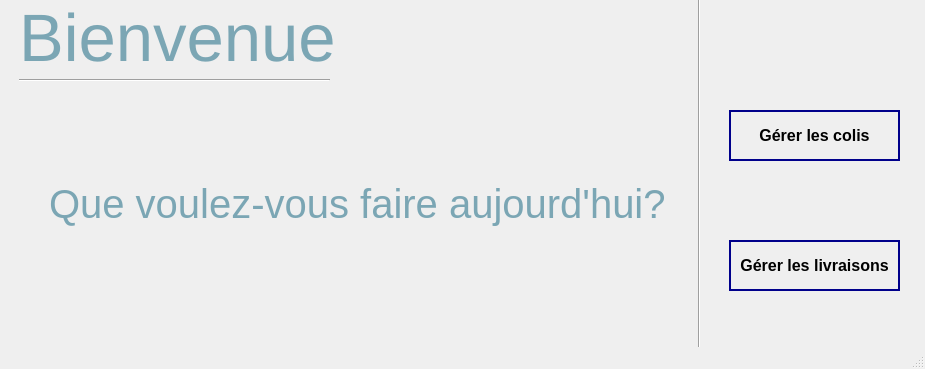
<?xml version="1.0" encoding="UTF-8"?>
<ui version="4.0">
 <class>MainWindow</class>
 <widget class="QMainWindow" name="MainWindow">
  <property name="geometry">
   <rect>
    <x>0</x>
    <y>0</y>
    <width>925</width>
    <height>369</height>
   </rect>
  </property>
  <property name="windowTitle">
   <string>MainWindow</string>
  </property>
  <property name="styleSheet">
   <string notr="true">background-image: url(:/PICS/White.jpg);</string>
  </property>
  <widget class="QWidget" name="centralwidget">
   <widget class="QStackedWidget" name="stackedWidget">
    <property name="geometry">
     <rect>
      <x>-41</x>
      <y>-21</y>
      <width>981</width>
      <height>411</height>
     </rect>
    </property>
    <widget class="QWidget" name="page_3">
     <widget class="Line" name="line_2">
      <property name="geometry">
       <rect>
        <x>60</x>
        <y>91</y>
        <width>311</width>
        <height>20</height>
       </rect>
      </property>
      <property name="orientation">
       <enum>Qt::Horizontal</enum>
      </property>
     </widget>
     <widget class="QPushButton" name="pushButton_9">
      <property name="geometry">
       <rect>
        <x>770</x>
        <y>131</y>
        <width>171</width>
        <height>51</height>
       </rect>
      </property>
      <property name="font">
       <font>
        <pointsize>12</pointsize>
        <weight>75</weight>
        <bold>true</bold>
       </font>
      </property>
      <property name="styleSheet">
       <string notr="true">
QPushButton {
border: 2px solid darkblue;
}

QPushButton:hover {
background: qradialgradient(
cx: 0.3, cy: -0.4, fx: 0.3, fy: -0.4,
radius: 1.35, stop: 0 #fff, stop: 1 #bbb
);
 
    background-color:#FFA07A	;
    border-radius: 15px;
}
</string>
      </property>
      <property name="text">
       <string>Gérer les colis</string>
      </property>
     </widget>
     <widget class="Line" name="line">
      <property name="geometry">
       <rect>
        <x>730</x>
        <y>-19</y>
        <width>20</width>
        <height>401</height>
       </rect>
      </property>
      <property name="orientation">
       <enum>Qt::Vertical</enum>
      </property>
     </widget>
     <widget class="QPushButton" name="pushButton_10">
      <property name="geometry">
       <rect>
        <x>770</x>
        <y>261</y>
        <width>171</width>
        <height>51</height>
       </rect>
      </property>
      <property name="font">
       <font>
        <pointsize>12</pointsize>
        <weight>75</weight>
        <bold>true</bold>
       </font>
      </property>
      <property name="styleSheet">
       <string notr="true">
QPushButton {
border: 2px solid darkblue;
}

QPushButton:hover {
background: qradialgradient(
cx: 0.3, cy: -0.4, fx: 0.3, fy: -0.4,
radius: 1.35, stop: 0 #fff, stop: 1 #bbb
);
 
    background-color:#FFA07A	;
    border-radius: 15px;
}
</string>
      </property>
      <property name="text">
       <string>Gérer les livraisons</string>
      </property>
     </widget>
     <widget class="QLabel" name="label_9">
      <property name="geometry">
       <rect>
        <x>60</x>
        <y>21</y>
        <width>411</width>
        <height>71</height>
       </rect>
      </property>
      <property name="font">
       <font>
        <pointsize>50</pointsize>
       </font>
      </property>
      <property name="text">
       <string>&lt;font color=&quot;#7BA6B4&quot; &gt;Bienvenue</string>
      </property>
     </widget>
     <widget class="QLabel" name="label_10">
      <property name="geometry">
       <rect>
        <x>90</x>
        <y>200</y>
        <width>621</width>
        <height>51</height>
       </rect>
      </property>
      <property name="font">
       <font>
        <pointsize>30</pointsize>
       </font>
      </property>
      <property name="text">
       <string>&lt;font color=&quot;#7BA6B4&quot; &gt;Que voulez-vous faire aujourd'hui?</string>
      </property>
     </widget>
    </widget>
    <widget class="QWidget" name="page">
     <widget class="QLineEdit" name="lineEdit">
      <property name="geometry">
       <rect>
        <x>170</x>
        <y>80</y>
        <width>151</width>
        <height>20</height>
       </rect>
      </property>
      <property name="styleSheet">
       <string notr="true">border-width: 2px;
border-style: solid;
border-color: darkblue;</string>
      </property>
     </widget>
     <widget class="QLineEdit" name="lineEdit_2">
      <property name="geometry">
       <rect>
        <x>170</x>
        <y>120</y>
        <width>151</width>
        <height>20</height>
       </rect>
      </property>
      <property name="styleSheet">
       <string notr="true">border-width: 2px;
border-style: solid;
border-color: darkblue;</string>
      </property>
     </widget>
     <widget class="QLineEdit" name="lineEdit_3">
      <property name="geometry">
       <rect>
        <x>170</x>
        <y>160</y>
        <width>151</width>
        <height>20</height>
       </rect>
      </property>
      <property name="styleSheet">
       <string notr="true">border-width: 2px;
border-style: solid;
border-color: darkblue;</string>
      </property>
     </widget>
     <widget class="QDateEdit" name="dateEdit">
      <property name="geometry">
       <rect>
        <x>170</x>
        <y>200</y>
        <width>151</width>
        <height>22</height>
       </rect>
      </property>
      <property name="styleSheet">
       <string notr="true">border-width: 2px;
border-style: solid;
border-color: darkblue;</string>
      </property>
      <property name="dateTime">
       <datetime>
        <hour>0</hour>
        <minute>0</minute>
        <second>0</second>
        <year>2020</year>
        <month>12</month>
        <day>3</day>
       </datetime>
      </property>
     </widget>
     <widget class="QComboBox" name="comboBox">
      <property name="geometry">
       <rect>
        <x>170</x>
        <y>240</y>
        <width>151</width>
        <height>22</height>
       </rect>
      </property>
      <property name="styleSheet">
       <string notr="true">border-width: 2px;
border-style: solid;
border-color: darkblue;</string>
      </property>
      <item>
       <property name="text">
        <string>Sans assurance</string>
       </property>
      </item>
      <item>
       <property name="text">
        <string>Avec assurance</string>
       </property>
      </item>
     </widget>
     <widget class="QComboBox" name="comboBox_2">
      <property name="geometry">
       <rect>
        <x>170</x>
        <y>280</y>
        <width>151</width>
        <height>22</height>
       </rect>
      </property>
      <property name="styleSheet">
       <string notr="true">border-width: 2px;
border-style: solid;
border-color: darkblue;</string>
      </property>
      <item>
       <property name="text">
        <string>1 KG -</string>
       </property>
      </item>
      <item>
       <property name="text">
        <string>4 KG -</string>
       </property>
      </item>
      <item>
       <property name="text">
        <string>6 KG -</string>
       </property>
      </item>
      <item>
       <property name="text">
        <string>9 KG +</string>
       </property>
      </item>
     </widget>
     <widget class="QTableView" name="tableView">
      <property name="geometry">
       <rect>
        <x>350</x>
        <y>81</y>
        <width>611</width>
        <height>221</height>
       </rect>
      </property>
      <property name="styleSheet">
       <string notr="true"/>
      </property>
      <property name="sortingEnabled">
       <bool>true</bool>
      </property>
     </widget>
     <widget class="QPushButton" name="pushButton">
      <property name="geometry">
       <rect>
        <x>60</x>
        <y>330</y>
        <width>221</width>
        <height>23</height>
       </rect>
      </property>
      <property name="font">
       <font>
        <pointsize>13</pointsize>
       </font>
      </property>
      <property name="styleSheet">
       <string notr="true">border-width: 2px;
border-style: solid;
border-color: darkblue;</string>
      </property>
      <property name="text">
       <string>Ajouter</string>
      </property>
     </widget>
     <widget class="QPushButton" name="pushButton_2">
      <property name="geometry">
       <rect>
        <x>350</x>
        <y>310</y>
        <width>111</width>
        <height>23</height>
       </rect>
      </property>
      <property name="font">
       <font>
        <pointsize>10</pointsize>
       </font>
      </property>
      <property name="styleSheet">
       <string notr="true">border-width: 2px;
border-style: solid;
border-color: darkblue;</string>
      </property>
      <property name="text">
       <string>Supprimer</string>
      </property>
     </widget>
     <widget class="QPushButton" name="pushButton_3">
      <property name="geometry">
       <rect>
        <x>350</x>
        <y>340</y>
        <width>111</width>
        <height>23</height>
       </rect>
      </property>
      <property name="font">
       <font>
        <pointsize>10</pointsize>
       </font>
      </property>
      <property name="styleSheet">
       <string notr="true">border-width: 2px;
border-style: solid;
border-color: darkblue;</string>
      </property>
      <property name="text">
       <string>Modifier</string>
      </property>
     </widget>
     <widget class="QPushButton" name="pushButton_4">
      <property name="geometry">
       <rect>
        <x>840</x>
        <y>310</y>
        <width>181</width>
        <height>61</height>
       </rect>
      </property>
      <property name="styleSheet">
       <string notr="true">border : none;
image: url(:/PICS/Home1.png);</string>
      </property>
      <property name="text">
       <string/>
      </property>
     </widget>
     <widget class="QLabel" name="label">
      <property name="geometry">
       <rect>
        <x>50</x>
        <y>80</y>
        <width>111</width>
        <height>20</height>
       </rect>
      </property>
      <property name="font">
       <font>
        <pointsize>12</pointsize>
       </font>
      </property>
      <property name="text">
       <string>&lt;font color=&quot;#7BA6B4&quot; &gt;Num du colis</string>
      </property>
     </widget>
     <widget class="QLabel" name="label_2">
      <property name="geometry">
       <rect>
        <x>50</x>
        <y>120</y>
        <width>81</width>
        <height>20</height>
       </rect>
      </property>
      <property name="font">
       <font>
        <pointsize>12</pointsize>
       </font>
      </property>
      <property name="text">
       <string>&lt;font color=&quot;#7BA6B4&quot; &gt;Départ</string>
      </property>
     </widget>
     <widget class="QLabel" name="label_3">
      <property name="geometry">
       <rect>
        <x>50</x>
        <y>160</y>
        <width>91</width>
        <height>20</height>
       </rect>
      </property>
      <property name="font">
       <font>
        <pointsize>12</pointsize>
       </font>
      </property>
      <property name="text">
       <string>&lt;font color=&quot;#7BA6B4&quot; &gt;Destination</string>
      </property>
     </widget>
     <widget class="QLabel" name="label_4">
      <property name="geometry">
       <rect>
        <x>50</x>
        <y>200</y>
        <width>101</width>
        <height>20</height>
       </rect>
      </property>
      <property name="font">
       <font>
        <pointsize>12</pointsize>
       </font>
      </property>
      <property name="text">
       <string>&lt;font color=&quot;#7BA6B4&quot; &gt;Date d'envoi</string>
      </property>
     </widget>
     <widget class="QLabel" name="label_5">
      <property name="geometry">
       <rect>
        <x>50</x>
        <y>240</y>
        <width>81</width>
        <height>20</height>
       </rect>
      </property>
      <property name="font">
       <font>
        <pointsize>12</pointsize>
       </font>
      </property>
      <property name="text">
       <string>&lt;font color=&quot;#7BA6B4&quot; &gt;Assurance</string>
      </property>
     </widget>
     <widget class="QLabel" name="label_6">
      <property name="geometry">
       <rect>
        <x>50</x>
        <y>270</y>
        <width>61</width>
        <height>41</height>
       </rect>
      </property>
      <property name="font">
       <font>
        <pointsize>13</pointsize>
       </font>
      </property>
      <property name="text">
       <string>&lt;font color=&quot;#7BA6B4&quot; &gt;Poids</string>
      </property>
     </widget>
     <widget class="QLabel" name="label_7">
      <property name="geometry">
       <rect>
        <x>50</x>
        <y>30</y>
        <width>301</width>
        <height>41</height>
       </rect>
      </property>
      <property name="font">
       <font>
        <pointsize>16</pointsize>
        <weight>75</weight>
        <bold>true</bold>
       </font>
      </property>
      <property name="text">
       <string>&lt;font color=&quot;#7BA6B4&quot; &gt;Veuillez remplir ces champs</string>
      </property>
     </widget>
     <widget class="QWidget" name="layoutWidget">
      <property name="geometry">
       <rect>
        <x>720</x>
        <y>50</y>
        <width>241</width>
        <height>22</height>
       </rect>
      </property>
      <layout class="QHBoxLayout" name="horizontalLayout">
       <item>
        <widget class="QLabel" name="label_8">
         <property name="font">
          <font>
           <pointsize>12</pointsize>
          </font>
         </property>
         <property name="text">
          <string>&lt;font color=&quot;#7BA6B4&quot; &gt;Rechercher</string>
         </property>
        </widget>
       </item>
       <item>
        <widget class="QLineEdit" name="lineEdit_4">
         <property name="styleSheet">
          <string notr="true">border-width: 2px;
border-style: solid;
border-color: darkblue;</string>
         </property>
        </widget>
       </item>
      </layout>
     </widget>
     <widget class="QPushButton" name="pushButton_11">
      <property name="geometry">
       <rect>
        <x>820</x>
        <y>320</y>
        <width>81</width>
        <height>61</height>
       </rect>
      </property>
      <property name="styleSheet">
       <string notr="true">image: url(:/PICS/livraison1.jpg);
border: none</string>
      </property>
      <property name="text">
       <string/>
      </property>
     </widget>
    </widget>
    <widget class="QWidget" name="page_2">
     <widget class="QLineEdit" name="lineEdit_5">
      <property name="geometry">
       <rect>
        <x>230</x>
        <y>100</y>
        <width>141</width>
        <height>20</height>
       </rect>
      </property>
      <property name="styleSheet">
       <string notr="true">border-width: 2px;
border-style: solid;
border-color: darkblue;</string>
      </property>
     </widget>
     <widget class="QLineEdit" name="lineEdit_6">
      <property name="geometry">
       <rect>
        <x>230</x>
        <y>140</y>
        <width>141</width>
        <height>20</height>
       </rect>
      </property>
      <property name="styleSheet">
       <string notr="true">border-width: 2px;
border-style: solid;
border-color: darkblue;</string>
      </property>
     </widget>
     <widget class="QComboBox" name="comboBox_3">
      <property name="geometry">
       <rect>
        <x>230</x>
        <y>180</y>
        <width>141</width>
        <height>22</height>
       </rect>
      </property>
      <property name="styleSheet">
       <string notr="true">border-width: 2px;
border-style: solid;
border-color: darkblue;</string>
      </property>
      <item>
       <property name="text">
        <string>1 jour</string>
       </property>
      </item>
      <item>
       <property name="text">
        <string>3 - 5 jours</string>
       </property>
      </item>
      <item>
       <property name="text">
        <string>5 - 7 jours </string>
       </property>
      </item>
      <item>
       <property name="text">
        <string>7 jours +</string>
       </property>
      </item>
     </widget>
     <widget class="QComboBox" name="comboBox_4">
      <property name="geometry">
       <rect>
        <x>230</x>
        <y>220</y>
        <width>141</width>
        <height>22</height>
       </rect>
      </property>
      <property name="styleSheet">
       <string notr="true">border-width: 2px;
border-style: solid;
border-color: darkblue;</string>
      </property>
      <item>
       <property name="text">
        <string>10 KM ou moins</string>
       </property>
      </item>
      <item>
       <property name="text">
        <string>20 - 40 KM</string>
       </property>
      </item>
      <item>
       <property name="text">
        <string>40 - 60 KM</string>
       </property>
      </item>
      <item>
       <property name="text">
        <string>60 - 80 KM</string>
       </property>
      </item>
      <item>
       <property name="text">
        <string>80 KM ou plus</string>
       </property>
      </item>
     </widget>
     <widget class="QComboBox" name="comboBox_5">
      <property name="geometry">
       <rect>
        <x>230</x>
        <y>260</y>
        <width>141</width>
        <height>22</height>
       </rect>
      </property>
      <property name="styleSheet">
       <string notr="true">border-width: 2px;
border-style: solid;
border-color: darkblue;</string>
      </property>
      <item>
       <property name="text">
        <string>Non livré</string>
       </property>
      </item>
      <item>
       <property name="text">
        <string>En cours </string>
       </property>
      </item>
      <item>
       <property name="text">
        <string>Livré</string>
       </property>
      </item>
     </widget>
     <widget class="QTableView" name="tableView_2">
      <property name="geometry">
       <rect>
        <x>450</x>
        <y>60</y>
        <width>511</width>
        <height>231</height>
       </rect>
      </property>
      <property name="sortingEnabled">
       <bool>true</bool>
      </property>
     </widget>
     <widget class="QPushButton" name="pushButton_5">
      <property name="geometry">
       <rect>
        <x>200</x>
        <y>310</y>
        <width>191</width>
        <height>23</height>
       </rect>
      </property>
      <property name="font">
       <font>
        <pointsize>13</pointsize>
       </font>
      </property>
      <property name="styleSheet">
       <string notr="true">border-width: 2px;
border-style: solid;
border-color: darkblue;</string>
      </property>
      <property name="text">
       <string>Ajouter</string>
      </property>
     </widget>
     <widget class="QPushButton" name="pushButton_6">
      <property name="geometry">
       <rect>
        <x>840</x>
        <y>310</y>
        <width>181</width>
        <height>61</height>
       </rect>
      </property>
      <property name="styleSheet">
       <string notr="true">border : none;
image: url(:/PICS/Home1.png);</string>
      </property>
      <property name="text">
       <string/>
      </property>
     </widget>
     <widget class="QPushButton" name="pushButton_7">
      <property name="geometry">
       <rect>
        <x>450</x>
        <y>300</y>
        <width>111</width>
        <height>23</height>
       </rect>
      </property>
      <property name="font">
       <font>
        <pointsize>10</pointsize>
       </font>
      </property>
      <property name="styleSheet">
       <string notr="true">border-width: 2px;
border-style: solid;
border-color: darkblue;</string>
      </property>
      <property name="text">
       <string>Supprimer</string>
      </property>
     </widget>
     <widget class="QPushButton" name="pushButton_8">
      <property name="geometry">
       <rect>
        <x>450</x>
        <y>330</y>
        <width>111</width>
        <height>23</height>
       </rect>
      </property>
      <property name="font">
       <font>
        <pointsize>10</pointsize>
       </font>
      </property>
      <property name="styleSheet">
       <string notr="true">border-width: 2px;
border-style: solid;
border-color: darkblue;</string>
      </property>
      <property name="text">
       <string>modifier</string>
      </property>
     </widget>
     <widget class="QLabel" name="label_11">
      <property name="geometry">
       <rect>
        <x>50</x>
        <y>50</y>
        <width>331</width>
        <height>41</height>
       </rect>
      </property>
      <property name="font">
       <font>
        <pointsize>17</pointsize>
        <weight>75</weight>
        <bold>true</bold>
       </font>
      </property>
      <property name="text">
       <string>&lt;font color=&quot;#7BA6B4&quot; &gt;Veuillez remplir ces champs</string>
      </property>
     </widget>
     <widget class="QLabel" name="label_13">
      <property name="geometry">
       <rect>
        <x>70</x>
        <y>100</y>
        <width>151</width>
        <height>16</height>
       </rect>
      </property>
      <property name="font">
       <font>
        <pointsize>12</pointsize>
       </font>
      </property>
      <property name="text">
       <string>&lt;font color=&quot;#7BA6B4&quot; &gt;Code de la livraison</string>
      </property>
     </widget>
     <widget class="QLabel" name="label_14">
      <property name="geometry">
       <rect>
        <x>70</x>
        <y>140</y>
        <width>141</width>
        <height>20</height>
       </rect>
      </property>
      <property name="font">
       <font>
        <pointsize>12</pointsize>
       </font>
      </property>
      <property name="text">
       <string>&lt;font color=&quot;#7BA6B4&quot; &gt;Livreur responsable</string>
      </property>
     </widget>
     <widget class="QLabel" name="label_15">
      <property name="geometry">
       <rect>
        <x>70</x>
        <y>170</y>
        <width>151</width>
        <height>41</height>
       </rect>
      </property>
      <property name="font">
       <font>
        <pointsize>12</pointsize>
       </font>
      </property>
      <property name="text">
       <string>&lt;font color=&quot;#7BA6B4&quot; &gt;Durée de la livraison</string>
      </property>
     </widget>
     <widget class="QLabel" name="label_16">
      <property name="geometry">
       <rect>
        <x>70</x>
        <y>210</y>
        <width>161</width>
        <height>41</height>
       </rect>
      </property>
      <property name="font">
       <font>
        <pointsize>12</pointsize>
       </font>
      </property>
      <property name="text">
       <string>&lt;font color=&quot;#7BA6B4&quot; &gt;Distance à parcourir</string>
      </property>
     </widget>
     <widget class="QLabel" name="label_17">
      <property name="geometry">
       <rect>
        <x>70</x>
        <y>255</y>
        <width>141</width>
        <height>31</height>
       </rect>
      </property>
      <property name="font">
       <font>
        <pointsize>12</pointsize>
       </font>
      </property>
      <property name="text">
       <string>&lt;font color=&quot;#7BA6B4&quot; &gt;Etat de la livraison</string>
      </property>
     </widget>
     <widget class="QPushButton" name="pushButton_12">
      <property name="geometry">
       <rect>
        <x>830</x>
        <y>320</y>
        <width>75</width>
        <height>41</height>
       </rect>
      </property>
      <property name="styleSheet">
       <string notr="true">image: url(:/PICS/colis.png);
border: none;</string>
      </property>
      <property name="text">
       <string/>
      </property>
     </widget>
     <widget class="QWidget" name="">
      <property name="geometry">
       <rect>
        <x>770</x>
        <y>30</y>
        <width>193</width>
        <height>22</height>
       </rect>
      </property>
      <layout class="QHBoxLayout" name="horizontalLayout_2">
       <item>
        <widget class="QLabel" name="label_12">
         <property name="font">
          <font>
           <pointsize>10</pointsize>
           <weight>75</weight>
           <bold>true</bold>
          </font>
         </property>
         <property name="text">
          <string>&lt;font color=&quot;#7BA6B4&quot; &gt;Rechercher</string>
         </property>
        </widget>
       </item>
       <item>
        <widget class="QLineEdit" name="lineEdit_7">
         <property name="styleSheet">
          <string notr="true">border-width: 2px;
border-style: solid;
border-color: darkblue;</string>
         </property>
        </widget>
       </item>
      </layout>
     </widget>
    </widget>
   </widget>
  </widget>
  <widget class="QMenuBar" name="menubar">
   <property name="geometry">
    <rect>
     <x>0</x>
     <y>0</y>
     <width>925</width>
     <height>21</height>
    </rect>
   </property>
  </widget>
  <widget class="QStatusBar" name="statusbar"/>
 </widget>
 <resources/>
 <connections/>
</ui>
